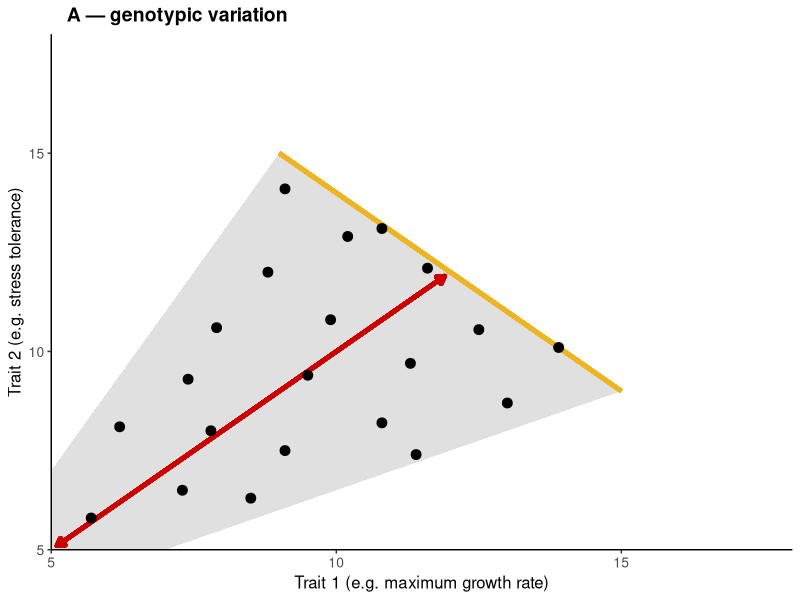
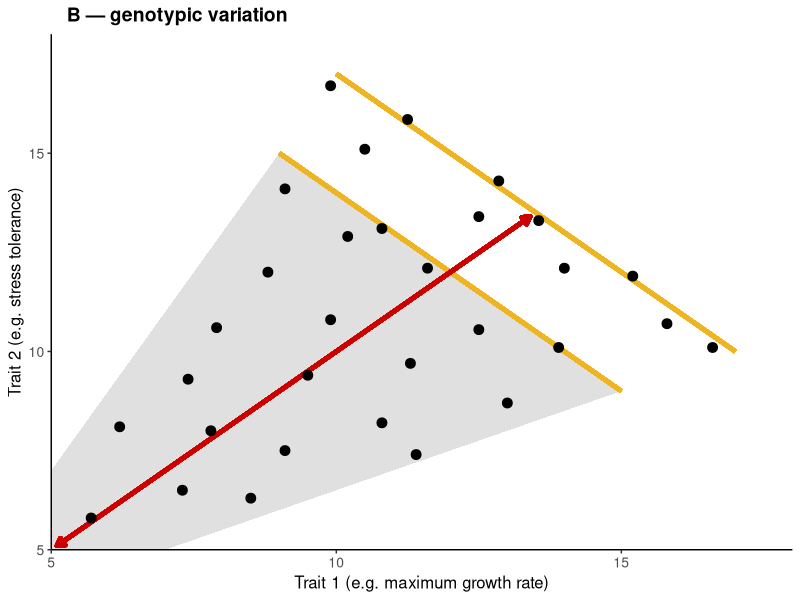
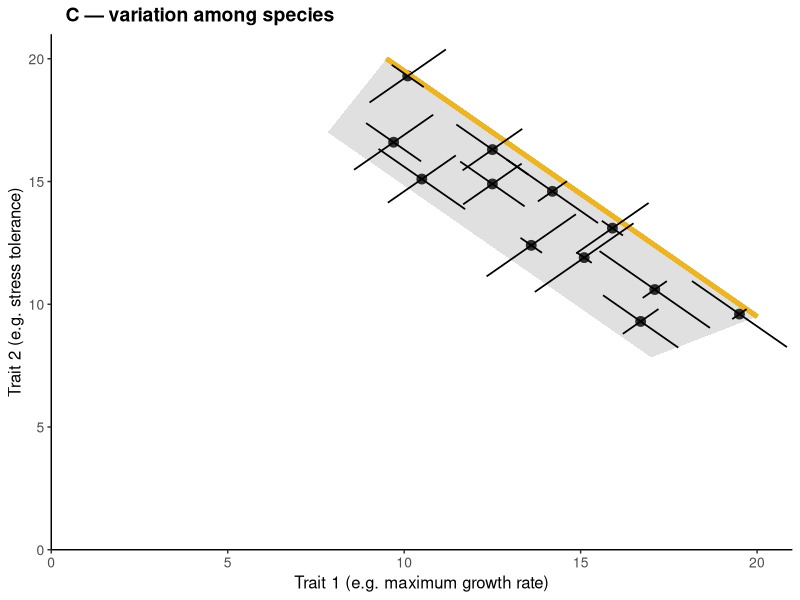
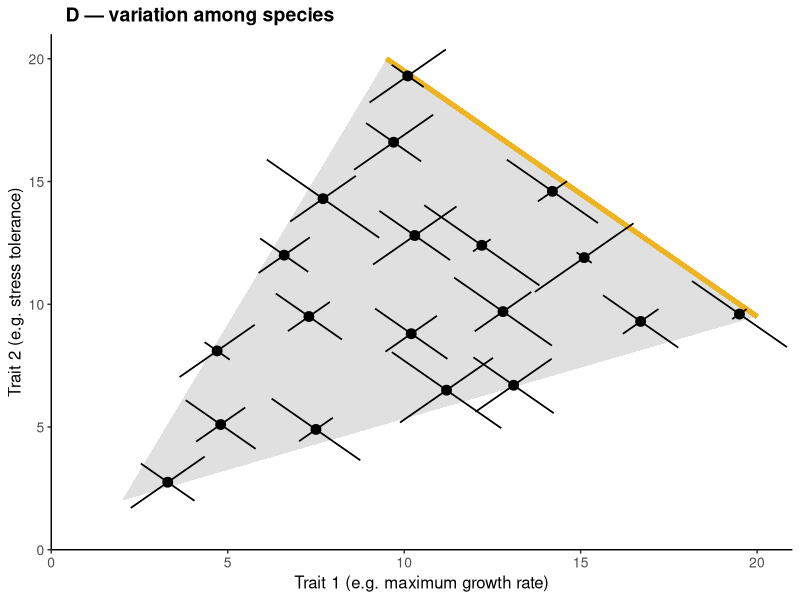
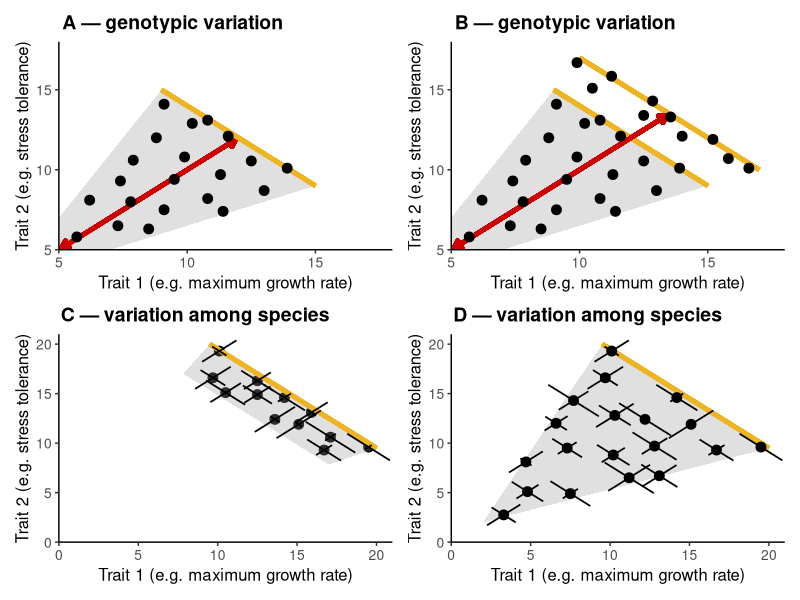
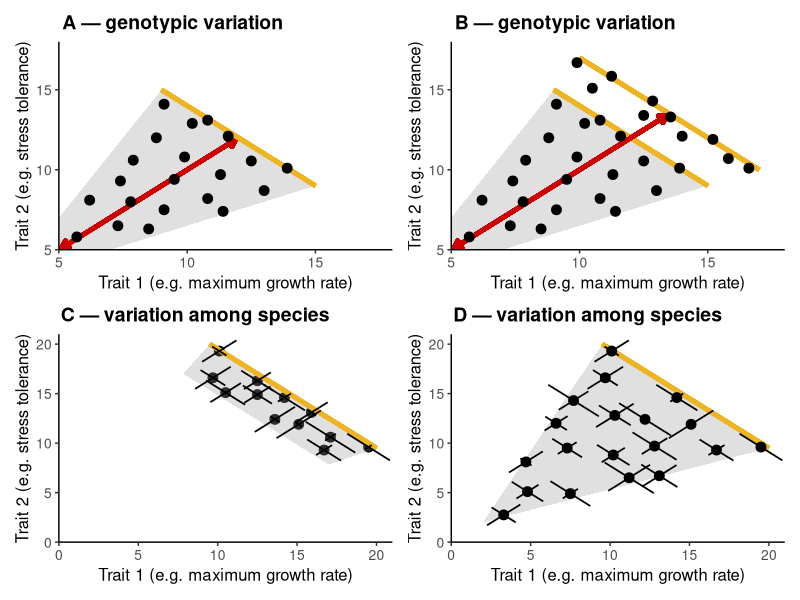

Reproduce these figures in R, in order.
# Jason R Laurich

# February 8th, 2026

# This script will generate Figure 1, a conceptual figure mapping out Pareto fronts and the concepts of multivariate 
  # phenotypic constraint among genotypes and species.

# Inputs: none
# Outputs: in figures-main : 01_conceptual_figure.jpeg

# Packages & Functions ----------------------------------------------------

library(tidyverse)
library(cowplot)
library(patchwork)

# Create panel A — genetic variation --------------------

df.A <- data.frame(
  x = c(5.7, 6.2, 7.3, 7.4, 8.5, 7.8, 8.8, 9.1, 7.9, 9.5, 10.8, 9.9, 10.2, 11.6, 11.4, 11.3, 13.9, 9.1, 12.5, 13.0, 10.8),
  y = c(5.8, 8.1, 6.5, 9.3, 6.3, 8.0, 12.0, 7.5, 10.6, 9.4, 8.2, 10.8, 12.9, 12.1, 7.4, 9.7, 10.1, 14.1, 10.55, 8.7, 13.1)
)

poly.band <- data.frame(
  x = c(5, 7, 15, 9, 5),
  y = c(5, 5, 9, 15, 7)
)

p.A <- ggplot(df.A, aes(x = x, y = y)) +
  
  geom_polygon(data = poly.band, aes(x, y),
               fill = "grey60", alpha = 0.3, colour = NA,
               inherit.aes = FALSE) +
  
  scale_y_continuous(limits = c(5, 18), breaks = c(5, 10, 15)) +
  scale_x_continuous(limits = c(5, 18), breaks = c(5, 10, 15)) +
  
  theme_classic() +
  
  geom_segment(
    aes(x = 5.1, y = 5.1, xend = 11.9, yend = 11.9),
    inherit.aes = FALSE,
    colour = "red3", linewidth = 1.5,
    arrow = arrow(length = unit(2.1, "mm"), ends = "both", type = "closed")) +
  
  geom_segment(
    x = 15,  y = 9,
    xend = 9,   yend = 15,
    colour = "goldenrod2", linewidth = 1.5) +
  
  geom_point(size= 3) +
  
  labs(x = "Trait 1 (e.g. maximum growth rate)",    
       y = "Trait 2 (e.g. stress tolerance)", 
       title = "A — genotypic variation") +  # labels
  
  theme(
    legend.position = "none",  
    axis.title = element_text(size = 12, face = "plain"),  
    axis.text = element_text(size = 10, face ="plain"),
    plot.title = element_text(size = 14, face = "bold", hjust = 0.03)# theme stuff
  ) +
  
  coord_cartesian(xlim = c(5,18), ylim = c(5,18), expand = FALSE) 

p.A

# Create panel B — variation across individuals/ genotypes with a gap ----------------

df.B <- data.frame(
  x = c(5.7, 6.2, 7.3, 7.4, 8.5, 7.8, 8.8, 9.1, 7.9, 9.5, 10.8, 9.9, 10.2, 11.6, 11.4, 11.3, 13.9, 9.1, 12.5, 13.0, 10.8, 13.55, 11.25, 9.9, 15.2, 12.85, 16.6, 15.8, 12.5, 10.5, 14.0),
  y = c(5.8, 8.1, 6.5, 9.3, 6.3, 8.0, 12.0, 7.5, 10.6, 9.4, 8.2, 10.8, 12.9, 12.1, 7.4, 9.7, 10.1, 14.1, 10.55, 8.7, 13.1, 13.3, 15.85, 16.7, 11.9, 14.3, 10.1, 10.7, 13.4, 15.1, 12.1)
)

p.B <- ggplot(df.B, aes(x = x, y = y)) +
  
  geom_polygon(data = poly.band, aes(x, y),
               fill = "grey60", alpha = 0.3, colour = NA,
               inherit.aes = FALSE) +
  
  scale_y_continuous(limits = c(5, 18), breaks = c(5, 10, 15)) +
  scale_x_continuous(limits = c(5, 18), breaks = c(5, 10, 15)) +
  
  theme_classic() +
  
  geom_segment(
    x = 15,  y = 9,
    xend = 9,   yend = 15,
    colour = "goldenrod2", linewidth = 1.5) +
  
  geom_segment(
    x = 17,  y = 10,
    xend = 10,   yend = 17,
    colour = "goldenrod2", linewidth = 1.5) +
  
  geom_segment(
    aes(x = 5.1, y = 5.1, xend = 13.4, yend = 13.4),
    inherit.aes = FALSE,
    colour = "red3", linewidth = 1.5,
    arrow = arrow(length = unit(2.1, "mm"), ends = "both", type = "closed")) +
  
  geom_point(size= 3) +
  
  labs(x = "Trait 1 (e.g. maximum growth rate)",    
       y = "Trait 2 (e.g. stress tolerance)",  
       title = "B — genotypic variation") +  # labels
  
  theme(
    legend.position = "none",  
    axis.title = element_text(size = 12, face = "plain"),  
    axis.text = element_text(size = 10, face ="plain"),
    plot.title = element_text(size = 14, face = "bold", hjust = 0.03)# theme stuff
  ) +
  
  # annotate("text", x = 14, y = 14, label = "Pareto fronts", size = 5.1, fontface = "bold", colour = "goldenrod2", angle = -45) +
  
  coord_cartesian(xlim = c(5,18), ylim = c(5,18), expand = FALSE) 

p.B

# Create panel C - interspecific variation (negative, narrower) ---------------------

poly.band.C <- data.frame(             # Create a polygon! We'll set the lower limits at y and x 7.5. Slope is 7.5/18.
  x = c(17, 20, 9.5, 7.833333),        # solve for x = 16? ▲y = 4*(7.5/18) = 1.666667. y = 7.833333. Reverse for top left
  y = c(7.833333, 9.5, 20, 17)
)

df.D <- data.frame(
  x = c(3.30, 4.7, 7.5, 4.8, 12.2, 11.2, 6.6, 7.3, 10.2, 13.1, 15.1, 16.7, 7.7, 12.8, 10.3, 9.7, 14.2, 19.5, 10.1),
  y = c(2.75, 8.1, 4.9, 5.1, 12.4, 6.5, 12.0, 9.5, 8.80, 6.70, 11.9, 9.3, 14.3, 9.70, 12.8, 16.6, 14.6, 9.6, 19.3)
)

df.D <- df.D %>% 
  mutate(x.ci = runif(n(),0.2,2.5), y.ci = runif(n(),0.2,2)) # Randomly assign spread values representing variation in ellipse shape and orientation


df.C <- df.D %>% 
  filter(x >= 14.5 | y >= 14.5)

df.C2 <- data.frame(
  x = c(10.5, 12.5, 17.1, 12.5, 15.9, 13.6),
  y = c(15.1, 16.3, 10.6, 14.9, 13.1, 12.4)
)

df.C2 <- df.C2 %>% 
  mutate(x.ci = runif(n(),0.2,2.5), y.ci = runif(n(),0.2,2)) # Randomly assign spread values representing variation in ellipse shape and orientation

df.C <- rbind(df.C, df.C2)

p.C <- ggplot(df.C, aes(x = x, y = y)) +
  geom_point(size= 3) +
  
  geom_polygon(data = poly.band.C, aes(x, y),
               fill = "grey60", alpha = 0.3, colour = NA,
               inherit.aes = FALSE) +
  
  geom_segment(
    x = 20,  y = 9.5,
    xend = 9.5,   yend = 20,
    colour = "goldenrod2", linewidth = 1.5) +
  
  scale_y_continuous(limits = c(0, 21), breaks = c(0, 5, 10, 15, 20)) +
  scale_x_continuous(limits = c(0, 21), breaks = c(0, 5, 10, 15, 20)) +
  
  geom_spoke(aes(angle = pi/4,        radius = y.ci), linewidth = 0.6) +
  geom_spoke(aes(angle = pi/4 + pi,   radius = y.ci), linewidth = 0.6) +
  
  geom_spoke(aes(angle = -pi/4,       radius = x.ci), linewidth = 0.6) +
  geom_spoke(aes(angle = -pi/4 + pi,  radius = x.ci), linewidth = 0.6) +
  
  labs(x = "Trait 1 (e.g. maximum growth rate)",    
       y = "Trait 2 (e.g. stress tolerance)", 
       title = "C — variation among species") +  # labels
  
  theme_classic() +
  
  theme(
    legend.position = "none",  
    axis.title = element_text(size = 12, face = "plain"),  
    axis.text = element_text(size = 10, face ="plain"),
    plot.title = element_text(size = 14, face = "bold", hjust = 0.03)# theme stuff
  ) +
  
  coord_cartesian(xlim = c(0,21), ylim = c(0,21), expand = FALSE) 

p.C

# Create panel E - interspecific variation (broad, positive)---------------------------------------

poly.band.D <- data.frame(
  x = c(2, 20, 9.5),
  y = c(2, 9.5, 20)
)

p.D <- ggplot(df.D, aes(x = x, y = y)) +
  
  geom_polygon(data = poly.band.D, aes(x, y),
               fill = "grey60", alpha = 0.3, colour = NA,
               inherit.aes = FALSE) +
  
  geom_segment(
    x = 20,  y = 9.5,
    xend = 9.5,   yend = 20,
    colour = "goldenrod2", linewidth = 1.5) +
  
  geom_point(size= 3) +
  
  scale_y_continuous(limits = c(0, 21), breaks = c(0, 5, 10, 15, 20)) +
  scale_x_continuous(limits = c(0, 21), breaks = c(0, 5, 10, 15, 20)) +
  
  geom_spoke(aes(angle = pi/4,        radius = y.ci), linewidth = 0.6) +
  geom_spoke(aes(angle = pi/4 + pi,   radius = y.ci), linewidth = 0.6) +
  
  geom_spoke(aes(angle = -pi/4,       radius = x.ci), linewidth = 0.6) +
  geom_spoke(aes(angle = -pi/4 + pi,  radius = x.ci), linewidth = 0.6) +
  
  labs(x = "Trait 1 (e.g. maximum growth rate)",    
       y = "Trait 2 (e.g. stress tolerance)",  
       title = "D — variation among species") +  # labels
  
  theme_classic() +
  
  theme(
    legend.position = "none",  
    axis.title = element_text(size = 12, face = "plain"),  
    axis.text = element_text(size = 10, face ="plain"),
    plot.title = element_text(size = 14, face = "bold", hjust = 0.03)# theme stuff
  ) +
  
  # annotate("text", x = 15.25, y = 15.25, label = "Pareto front", size = 5.1, fontface = "bold", colour = "goldenrod2", angle = -45) +
  
  coord_cartesian(xlim = c(0,21), ylim = c(0,21), expand = FALSE)

p.D

# Assemble the figure -----------------------------------------------------

p <- (p.A | p.B) / (p.C | p.D)
p

ggsave("figures-main/01_conceptual_figure.jpeg", p, width = 15, height = 15)
